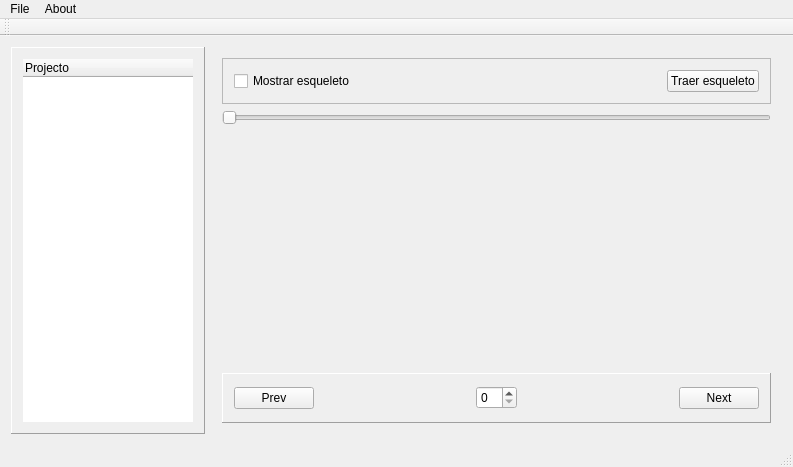
<?xml version="1.0" encoding="UTF-8"?>
<ui version="4.0">
 <class>MainWindow</class>
 <widget class="QMainWindow" name="MainWindow">
  <property name="geometry">
   <rect>
    <x>0</x>
    <y>0</y>
    <width>793</width>
    <height>467</height>
   </rect>
  </property>
  <property name="mouseTracking">
   <bool>true</bool>
  </property>
  <property name="windowTitle">
   <string>QtRatWalk</string>
  </property>
  <widget class="QWidget" name="centralWidget">
   <property name="mouseTracking">
    <bool>true</bool>
   </property>
   <layout class="QHBoxLayout" name="horizontalLayout">
    <item>
     <widget class="QFrame" name="frame">
      <property name="sizePolicy">
       <sizepolicy hsizetype="Minimum" vsizetype="Preferred">
        <horstretch>0</horstretch>
        <verstretch>0</verstretch>
       </sizepolicy>
      </property>
      <property name="minimumSize">
       <size>
        <width>50</width>
        <height>100</height>
       </size>
      </property>
      <property name="mouseTracking">
       <bool>true</bool>
      </property>
      <property name="frameShape">
       <enum>QFrame::Panel</enum>
      </property>
      <property name="frameShadow">
       <enum>QFrame::Raised</enum>
      </property>
      <layout class="QVBoxLayout" name="verticalLayout_2">
       <item>
        <widget class="QTreeWidget" name="twProjecto">
         <property name="sizePolicy">
          <sizepolicy hsizetype="Maximum" vsizetype="Expanding">
           <horstretch>0</horstretch>
           <verstretch>0</verstretch>
          </sizepolicy>
         </property>
         <property name="maximumSize">
          <size>
           <width>170</width>
           <height>16777215</height>
          </size>
         </property>
         <property name="autoFillBackground">
          <bool>false</bool>
         </property>
         <property name="frameShape">
          <enum>QFrame::NoFrame</enum>
         </property>
         <property name="frameShadow">
          <enum>QFrame::Sunken</enum>
         </property>
         <property name="lineWidth">
          <number>1</number>
         </property>
         <column>
          <property name="text">
           <string>Projecto</string>
          </property>
          <property name="background">
           <color>
            <red>0</red>
            <green>0</green>
            <blue>0</blue>
           </color>
          </property>
         </column>
        </widget>
       </item>
      </layout>
     </widget>
    </item>
    <item>
     <widget class="QWidget" name="ratWalkFrame" native="true">
      <property name="enabled">
       <bool>true</bool>
      </property>
      <property name="mouseTracking">
       <bool>true</bool>
      </property>
      <layout class="QVBoxLayout" name="verticalLayout">
       <item>
        <widget class="QFrame" name="pnlTools">
         <property name="enabled">
          <bool>true</bool>
         </property>
         <property name="sizePolicy">
          <sizepolicy hsizetype="Preferred" vsizetype="Maximum">
           <horstretch>0</horstretch>
           <verstretch>0</verstretch>
          </sizepolicy>
         </property>
         <property name="frameShape">
          <enum>QFrame::StyledPanel</enum>
         </property>
         <property name="frameShadow">
          <enum>QFrame::Raised</enum>
         </property>
         <layout class="QHBoxLayout" name="horizontalLayout_2">
          <item>
           <widget class="QCheckBox" name="checkBoxMostrarEsqueleto">
            <property name="enabled">
             <bool>true</bool>
            </property>
            <property name="sizePolicy">
             <sizepolicy hsizetype="Minimum" vsizetype="Maximum">
              <horstretch>0</horstretch>
              <verstretch>0</verstretch>
             </sizepolicy>
            </property>
            <property name="text">
             <string>Mostrar esqueleto</string>
            </property>
           </widget>
          </item>
          <item>
           <widget class="QPushButton" name="btnTraerEsqueleto">
            <property name="sizePolicy">
             <sizepolicy hsizetype="Maximum" vsizetype="Fixed">
              <horstretch>0</horstretch>
              <verstretch>0</verstretch>
             </sizepolicy>
            </property>
            <property name="text">
             <string>Traer esqueleto</string>
            </property>
           </widget>
          </item>
         </layout>
        </widget>
       </item>
       <item>
        <widget class="QSlider" name="horizontalSlider">
         <property name="cursor">
          <cursorShape>ArrowCursor</cursorShape>
         </property>
         <property name="tracking">
          <bool>false</bool>
         </property>
         <property name="orientation">
          <enum>Qt::Horizontal</enum>
         </property>
        </widget>
       </item>
       <item alignment="Qt::AlignLeft">
        <widget class="ImageViewer" name="pnlFrame" native="true">
         <property name="cursor">
          <cursorShape>ArrowCursor</cursorShape>
         </property>
         <property name="mouseTracking">
          <bool>true</bool>
         </property>
        </widget>
       </item>
       <item>
        <widget class="QFrame" name="frame_2">
         <property name="sizePolicy">
          <sizepolicy hsizetype="Preferred" vsizetype="Maximum">
           <horstretch>0</horstretch>
           <verstretch>0</verstretch>
          </sizepolicy>
         </property>
         <property name="minimumSize">
          <size>
           <width>0</width>
           <height>50</height>
          </size>
         </property>
         <property name="frameShape">
          <enum>QFrame::Panel</enum>
         </property>
         <property name="frameShadow">
          <enum>QFrame::Raised</enum>
         </property>
         <layout class="QHBoxLayout" name="horizontalLayout_3">
          <item>
           <widget class="QPushButton" name="btnPrev">
            <property name="text">
             <string>Prev</string>
            </property>
           </widget>
          </item>
          <item>
           <spacer name="horizontalSpacer">
            <property name="orientation">
             <enum>Qt::Horizontal</enum>
            </property>
            <property name="sizeHint" stdset="0">
             <size>
              <width>40</width>
              <height>20</height>
             </size>
            </property>
           </spacer>
          </item>
          <item>
           <widget class="QSpinBox" name="spinBoxCambiarFrame"/>
          </item>
          <item>
           <spacer name="horizontalSpacer_2">
            <property name="orientation">
             <enum>Qt::Horizontal</enum>
            </property>
            <property name="sizeHint" stdset="0">
             <size>
              <width>40</width>
              <height>20</height>
             </size>
            </property>
           </spacer>
          </item>
          <item>
           <widget class="QPushButton" name="btnNext">
            <property name="text">
             <string>Next</string>
            </property>
           </widget>
          </item>
         </layout>
        </widget>
       </item>
      </layout>
     </widget>
    </item>
   </layout>
  </widget>
  <widget class="QMenuBar" name="menuBar">
   <property name="geometry">
    <rect>
     <x>0</x>
     <y>0</y>
     <width>793</width>
     <height>21</height>
    </rect>
   </property>
   <widget class="QMenu" name="menuFile">
    <property name="title">
     <string>File</string>
    </property>
    <addaction name="actionOpen"/>
    <addaction name="actionGuardar"/>
    <addaction name="actionClose"/>
   </widget>
   <widget class="QMenu" name="menuAbout">
    <property name="title">
     <string>About</string>
    </property>
   </widget>
   <addaction name="menuFile"/>
   <addaction name="menuAbout"/>
  </widget>
  <widget class="QToolBar" name="mainToolBar">
   <attribute name="toolBarArea">
    <enum>TopToolBarArea</enum>
   </attribute>
   <attribute name="toolBarBreak">
    <bool>false</bool>
   </attribute>
  </widget>
  <widget class="QStatusBar" name="statusBar"/>
  <action name="actionOpen">
   <property name="text">
    <string>Open</string>
   </property>
   <property name="shortcut">
    <string>Ctrl+O</string>
   </property>
  </action>
  <action name="actionClose">
   <property name="enabled">
    <bool>false</bool>
   </property>
   <property name="text">
    <string>Close</string>
   </property>
  </action>
  <action name="actionGuardar">
   <property name="enabled">
    <bool>false</bool>
   </property>
   <property name="text">
    <string>Save</string>
   </property>
   <property name="shortcut">
    <string>Ctrl+S</string>
   </property>
  </action>
  <action name="actionBorrarPunto">
   <property name="text">
    <string>BorrarPunto</string>
   </property>
   <property name="toolTip">
    <string>Borra el punto actual</string>
   </property>
  </action>
 </widget>
 <layoutdefault spacing="6" margin="11"/>
 <customwidgets>
  <customwidget>
   <class>ImageViewer</class>
   <extends>QWidget</extends>
   <header>RatWalkGui/ImageViewer.h</header>
   <container>1</container>
  </customwidget>
 </customwidgets>
 <resources/>
 <connections/>
</ui>
